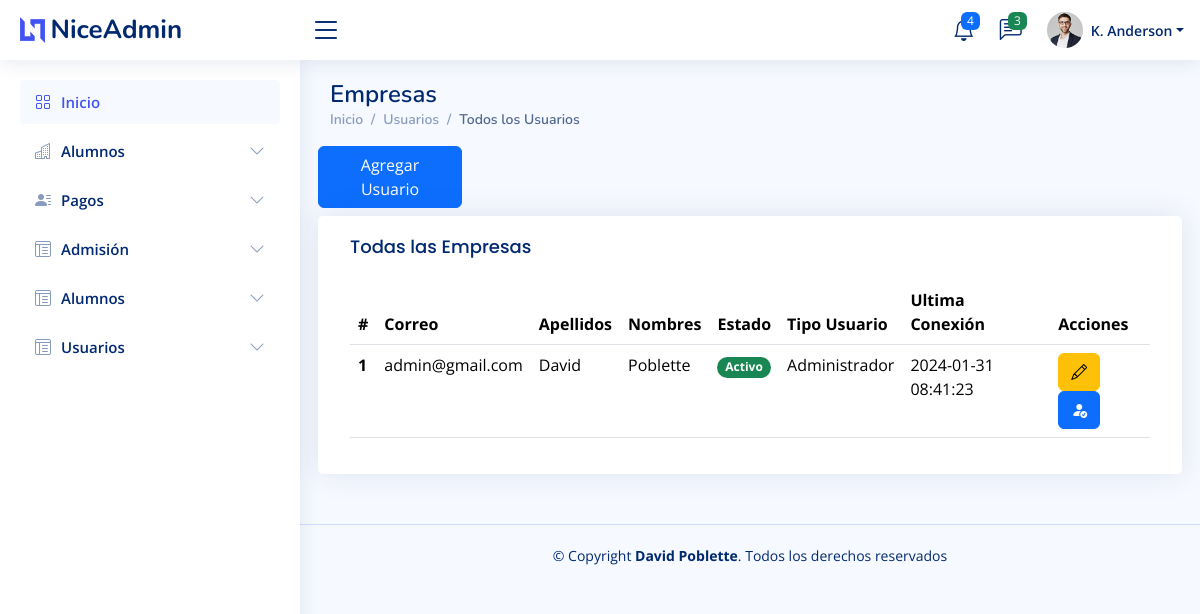
Page /usuarios (signed in) on the earlier database version.
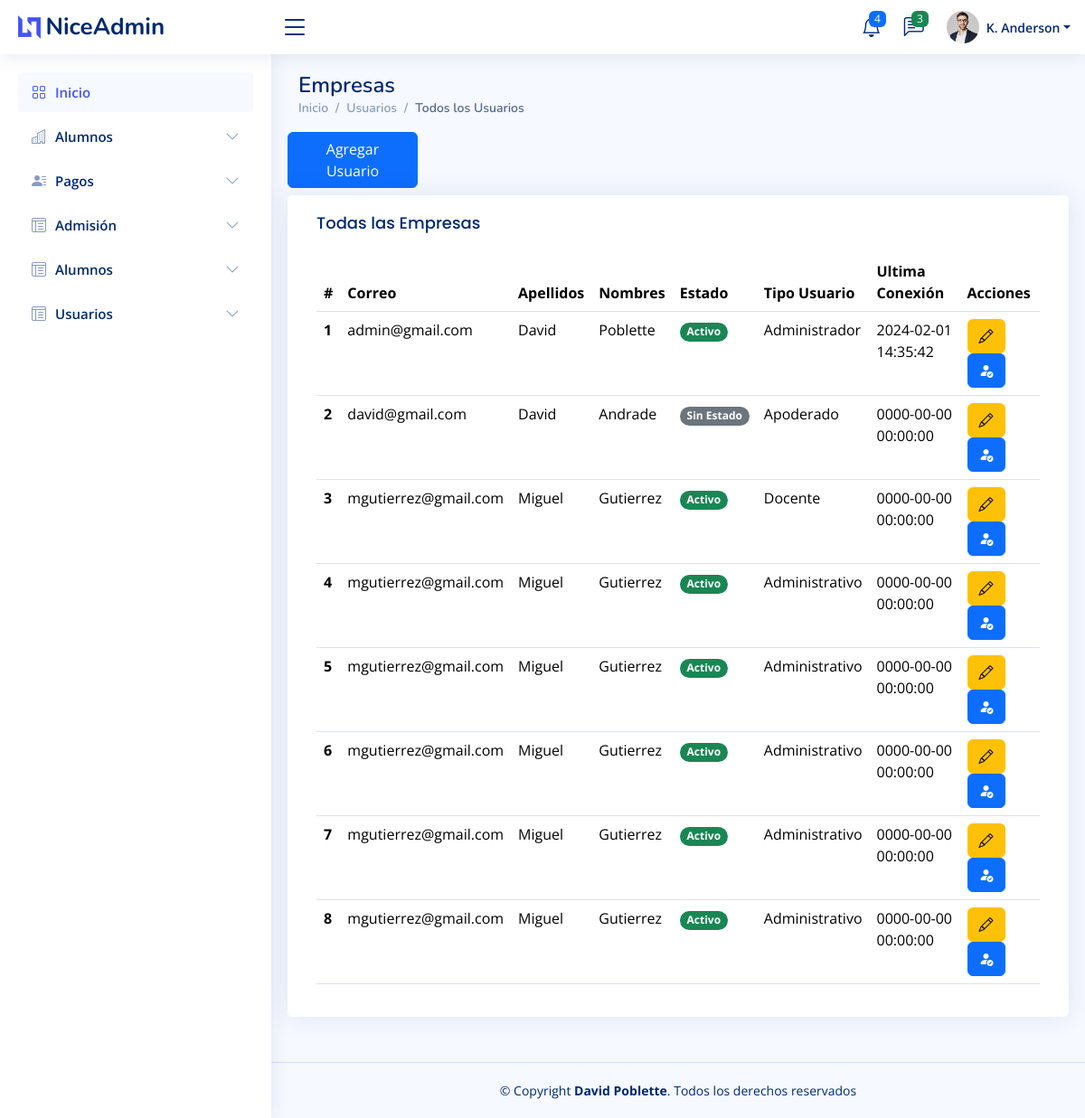
Same page on the later database version.
### tables this page shows
CREATE TABLE `usuario`  (
  `idUsuario` int NOT NULL AUTO_INCREMENT,
  `idTipoUsuario` int NOT NULL,
  `correoUsuario` varchar(150) NOT NULL,
  `password` varchar(200) NOT NULL,
  `nombreUsuario` varchar(150) NOT NULL,
  `apellidoUsuario` varchar(150) NOT NULL,
  `dniUsuario` varchar(20) NOT NULL,
  `estadoUsuario` int NOT NULL,
  `ultimaConexion` datetime NOT NULL,
  `fechaCreacion` datetime NOT NULL,
  `fechaActualizacion` datetime NOT NULL,
  PRIMARY KEY (`idUsuario`) USING BTREE,
  INDEX `fk_usuario_tipousuario`(`idTipoUsuario`) USING BTREE,
  CONSTRAINT `fk_usuario_tipousuario` FOREIGN KEY (`idTipoUsuario`) REFERENCES `tipo_usuario` (`idTipoUsuario`) ON DELETE RESTRICT ON UPDATE RESTRICT
);

CREATE TABLE `tipo_usuario`  (
  `idTipoUsuario` int NOT NULL AUTO_INCREMENT,
  `descripcionTipoUsuario` varchar(100) NOT NULL,
  `fechaCreacion` datetime NOT NULL,
  `fechaActualizacion` datetime NOT NULL,
  PRIMARY KEY (`idTipoUsuario`) USING BTREE
);

### controller/template.controller.php (called while the page is built, shortened)
<?php
class ControllerTemplate
{
  static public function ctrTemplate()
  {
    include "views/template.php";
  }
}

### index.php (called while the page is built, shortened)
<?php
require_once "controller/template.controller.php";
require_once "controller/funciones.controller.php";
require_once "controller/usuarios.controller.php";
require_once "controller/postulantes.controller.php";
require_once "model/usuarios.model.php";
$template = new ControllerTemplate();
$template -> ctrTemplate();

### controller/usuarios.controller.php (called while the page is built, shortened)
<?php
class ControllerUsuarios
{
  public static function ctrGetAllUsuarios()
  {
    $tabla = "usuario";
    $listUsuarios = ModelUsuarios::mdlGetAllUsuarios($tabla);
    return $listUsuarios;
  }
}

### model/connection.php (called while the page is built)
<?php
class Connection
{
  public static function conn()
  {
    $link = new PDO("mysql:host=localhost;dbname=db_volta", "root", "");
    $link->exec("set names utf8");
    return $link;
  }
}

### model/usuarios.model.php (called while the page is built, shortened)
<?php
require_once "connection.php";
class ModelUsuarios
{
  public static function mdlGetAllUsuarios($tabla)
  {
    $statement = Connection::conn()->prepare("SELECT usuario.idUsuario, usuario.correoUsuario, usuario.nombreUsuario, usuario.apellidoUsuario, usuario.estadoUsuario, usuario.ultimaConexion, tipo_usuario.descripcionTipoUsuario FROM $tabla INNER JOIN tipo_usuario ON usuario.idTipoUsuario = tipo_usuario.idTipoUsuario");
    $statement->execute();
    return $statement->fetchAll();
  }
}

### views/modules/usuarios.php (the view, shortened to what this page needs)
<main id="main" class="main">
  <div class="pagetitle">
    <h1>Empresas</h1>
    <nav>
      <ol class="breadcrumb">
        <li class="breadcrumb-item"><a href="inicio">Inicio</a></li>
        <li class="breadcrumb-item"><a href="usuarios">Usuarios</a></li>
        <li class="breadcrumb-item active">Todos los Usuarios</li>
      </ol>
    </nav>
  </div>
  <section class="section dashboard">
    <div class="row">
      <div class="col-lg-2">
        <div class="row mb-2">
          <button type="button" class="btn btn-primary" data-bs-toggle="modal" data-bs-target="#agregarUsuario">Agregar Usuario</button>
        </div>
      </div>
      <div class="col-lg-12">
        <div class="row">
          <div class="card">
            <div class="card-body">
              <h5 class="card-title">Todas las Empresas</h5>
              <table class="table datatable">
                <thead>
                  <tr>
                    <th scope="col">#</th>
                    <th scope="col">Correo</th>
                    <th scope="col">Apellidos</th>
                    <th scope="col">Nombres</th>
                    <th scope="col">Estado</th>
                    <th scope="col">Tipo Usuario</th>
                    <th scope="col">Ultima Conexión</th>
                    <th scope="col">Acciones</th>
                  </tr>
                </thead>
                <tbody>
                  <?php
                  $listaUsuarios = ControllerUsuarios::ctrGetAllUsuarios();
                  foreach ($listaUsuarios as $key => $value) {
                    echo '
                    <tr>
                      <th scope="row">' . ($key + 1) . '</th>
                      <td>' . ($value["correoUsuario"]) . '</td>
                      <td>' . ($value["nombreUsuario"]) . '</td>
                      <td>' . ($value["apellidoUsuario"]) . '</td>
                      <td>' . ControllerFunciones::getEstadoUsuarios($value["estadoUsuario"]) . '</td>
                      <td>' . ($value["descripcionTipoUsuario"]) . '</td>
                      <td>' . ($value["ultimaConexion"]) . '</td>
                      <td>
                        <button type="button" class="btn btn-warning btnEditarUsuario" data-bs-toggle="modal" data-bs-target="#editarUsuario" codUsuario="' . ($value["idUsuario"]) . '"><i class="bi bi-pencil"></i></button>
                        <button type="button" class="btn btn-primary btnActualizarUsuario" codUsuario="' . ($value["idUsuario"]) . '"><i class="bi bi-person-fill-check"></i></button>
                      </td>
                    </tr>
                    ';
                  }
                  ?>
                </tbody>
              </table>
            </div>
          </div>
        </div>
      </div>
    </div>
  </section>
</main>

### controller/funciones.controller.php (shortened to what this page needs)
<?php
class ControllerFunciones
{
  public static function getEstadoUsuarios($stateValue)
  {
    if ($stateValue == 1) {
      $state = '<span class="badge rounded-pill bg-success">Activo</span>';
    }
    if ($stateValue > 2) {
      $state = '<span class="badge rounded-pill bg-secondary">Sin Estado</span>';
    }
    return $state;
  }
}

Differences in the rows shown:
changed usuario "admin@gmail.com": ultimaConexion "2024-01-31 08:41:23" → "2024-02-01 14:35:42"
added usuario: correoUsuario "david@gmail.com", nombreUsuario "David", apellidoUsuario "Andrade", estadoUsuario "Sin Estado", idTipoUsuario.descripcionTipoUsuario "Apoderado", ultimaConexion "0000-00-00 00:00:00"
added usuario: correoUsuario "mgutierrez@gmail.com", nombreUsuario "Miguel", apellidoUsuario "Gutierrez", estadoUsuario "Activo", idTipoUsuario.descripcionTipoUsuario "Docente", ultimaConexion "0000-00-00 00:00:00"
added usuario: correoUsuario "mgutierrez@gmail.com", nombreUsuario "Miguel", apellidoUsuario "Gutierrez", estadoUsuario "Activo", idTipoUsuario.descripcionTipoUsuario "Administrativo", ultimaConexion "0000-00-00 00:00:00"
added usuario: correoUsuario "mgutierrez@gmail.com", nombreUsuario "Miguel", apellidoUsuario "Gutierrez", estadoUsuario "Activo", idTipoUsuario.descripcionTipoUsuario "Administrativo", ultimaConexion "0000-00-00 00:00:00"
added usuario: correoUsuario "mgutierrez@gmail.com", nombreUsuario "Miguel", apellidoUsuario "Gutierrez", estadoUsuario "Activo", idTipoUsuario.descripcionTipoUsuario "Administrativo", ultimaConexion "0000-00-00 00:00:00"
added usuario: correoUsuario "mgutierrez@gmail.com", nombreUsuario "Miguel", apellidoUsuario "Gutierrez", estadoUsuario "Activo", idTipoUsuario.descripcionTipoUsuario "Administrativo", ultimaConexion "0000-00-00 00:00:00"
added usuario: correoUsuario "mgutierrez@gmail.com", nombreUsuario "Miguel", apellidoUsuario "Gutierrez", estadoUsuario "Activo", idTipoUsuario.descripcionTipoUsuario "Administrativo", ultimaConexion "0000-00-00 00:00:00"
